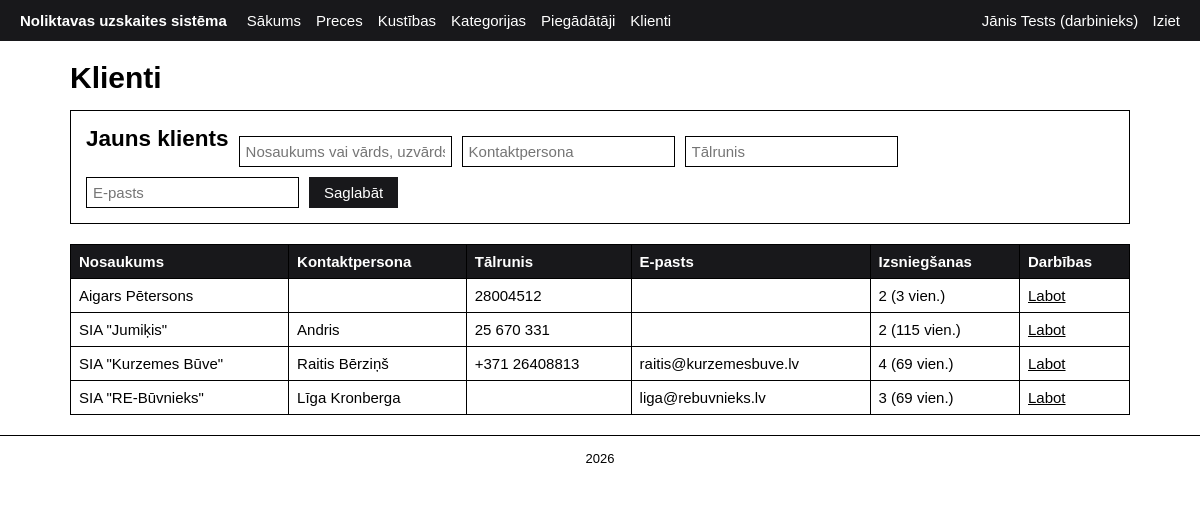
Screenshot of /clients.php (signed in) with the database file from the repository.
### tables this page shows
CREATE TABLE klienti (
    id                INT AUTO_INCREMENT PRIMARY KEY,
    nosaukums         VARCHAR(150) NOT NULL,
    kontaktpersona    VARCHAR(100) NULL,
    talrunis          VARCHAR(30)  NULL,
    epasts            VARCHAR(100) NULL
);

### includes/functions.php (called while the page is built, shortened)
<?php
function e($text)
{
    return htmlspecialchars($text ?? '', ENT_QUOTES, 'UTF-8');
}

### clients.php (the view, shortened to what this page needs)
<?php
require_once 'includes/functions.php';
$edit_id = (int)($_GET['edit'] ?? 0);
$nosaukums = '';
$kontaktpersona = '';
$talrunis = '';
$epasts = '';
$clients = $pdo->query(
    'SELECT c.*, COUNT(k.id) AS kustibu_skaits, COALESCE(SUM(k.daudzums), 0) AS izsniegts_kopa
     FROM klienti c
     LEFT JOIN kustibas k ON k.klients_id = c.id
     GROUP BY c.id
     ORDER BY c.nosaukums'
)->fetchAll();
require 'includes/header.php';
?>
<h1>Klienti</h1>
<form method="post" class="card form-inline">
    <h2><?= $edit_id > 0 ? 'Labot klientu' : 'Jauns klients' ?></h2>
    <input type="text" name="nosaukums" placeholder="Nosaukums vai vārds, uzvārds" maxlength="150" value="<?= e($nosaukums) ?>" required>
    <input type="text" name="kontaktpersona" placeholder="Kontaktpersona" maxlength="100" value="<?= e($kontaktpersona) ?>">
    <input type="text" name="talrunis" placeholder="Tālrunis" maxlength="30" value="<?= e($talrunis) ?>">
    <input type="email" name="epasts" placeholder="E-pasts" maxlength="100" value="<?= e($epasts) ?>">
    <button type="submit" class="btn">Saglabāt</button>
</form>
<table>
    <tr><th>Nosaukums</th><th>Kontaktpersona</th><th>Tālrunis</th><th>E-pasts</th><th>Izsniegšanas</th><th>Darbības</th></tr>
    <?php foreach ($clients as $c): ?>
        <tr>
            <td><?= e($c['nosaukums']) ?></td>
            <td><?= e($c['kontaktpersona']) ?></td>
            <td><?= e($c['talrunis']) ?></td>
            <td><?= e($c['epasts']) ?></td>
            <td><?= $c['kustibu_skaits'] ?> (<?= $c['izsniegts_kopa'] ?> vien.)</td>
            <td class="actions">
                <a href="clients.php?edit=<?= $c['id'] ?>">Labot</a>
            </td>
        </tr>
    <?php endforeach; ?>
</table>
<?php require 'includes/footer.php';  ?>

### assets/style.css (style rules this page uses)
:root { --accent: #18181b; --ok: #2e7d32; --ok-light: #e8f5e9; --err: #c62828; --err-light: #fdecea; }
* { box-sizing: border-box; }
body { margin: 0; font-family: Arial, Helvetica, sans-serif; font-size: 15px; background: #fff; color: #000; }
a { color: #000; }
h1, h2, h3 { margin: 0 0 15px; }
.card { border: 1px solid #000; padding: 15px; margin-bottom: 20px; }
table { width: 100%; border-collapse: collapse; }
th, td { border: 1px solid #000; padding: 8px; text-align: left; }
th { background: var(--accent); color: #fff; }
input, select, textarea { padding: 6px; border: 1px solid #000; background: #fff; color: #000; font: inherit; }
.form-inline, .filters { display: flex; flex-wrap: wrap; gap: 10px; align-items: flex-end; }
.actions { white-space: nowrap; }
.btn, button { display: inline-block; padding: 6px 14px; border: 1px solid var(--accent); background: var(--accent); color: #fff; font: inherit; text-decoration: none; cursor: pointer; }

### rows the page displays
klienti: nosaukums "Aigars Pētersons", talrunis "28004512", kustibu_skaits "2", izsniegts_kopa "3"
klienti: nosaukums "SIA \"Jumiķis\"", kontaktpersona "Andris", talrunis "25 670 331", kustibu_skaits "2", izsniegts_kopa "115"
klienti: nosaukums "SIA \"Kurzemes Būve\"", kontaktpersona "Raitis Bērziņš", talrunis "+371 26408813", epasts "raitis@kurzemesbuve.lv", kustibu_skaits "4", izsniegts_kopa "69"
klienti: nosaukums "SIA \"RE-Būvnieks\"", kontaktpersona "Līga Kronberga", epasts "liga@rebuvnieks.lv", kustibu_skaits "3", izsniegts_kopa "69"

### other values shown
$_SESSION['vards'] "Jānis Tests"
$_SESSION['loma'] "darbinieks"
